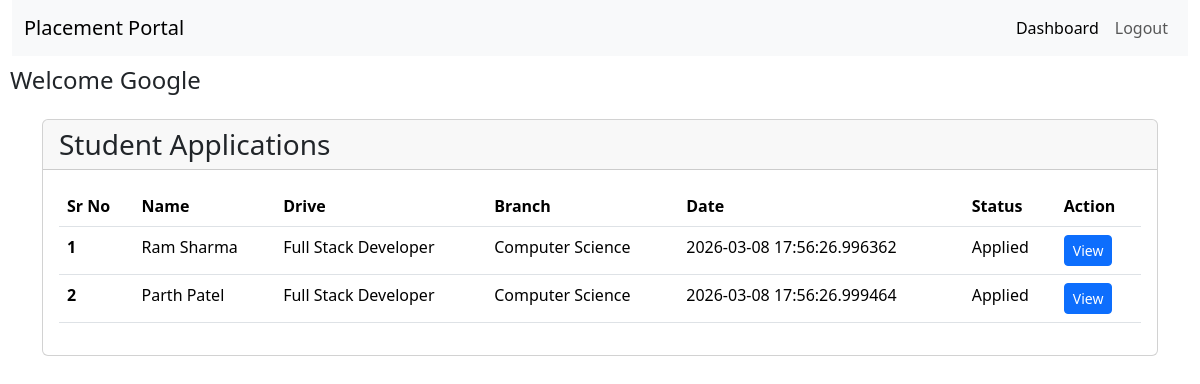
/company/view_applicants (signed in), run on the app's committed database.
### backend/models.py (models this page shows, shortened)
class Company(db.Model, UserMixin):
    __tablename__ = "company"
    company_id = db.Column(db.Integer, primary_key=True, autoincrement=True)
    company_name = db.Column(db.String(100), nullable=False)
    email = db.Column(db.String(120), unique=True, nullable=False)
    password = db.Column(db.String(255), nullable=False)
    hr_contact = db.Column(db.String(15), nullable=False)
    website = db.Column(db.String(200))
    approval_status = db.Column(db.String(20), default="Pending")
    is_active = db.Column(db.Boolean, default=True)
    registered_at = db.Column(db.DateTime, default=datetime.utcnow)
    drives = db.relationship('Placement_Drive', backref='company', lazy=True)
    placements = db.relationship('Placement', backref='company', lazy=True,
                                 foreign_keys='Placement.company_id')

class Application(db.Model):
    __tablename__ = "application"
    application_id = db.Column(db.Integer, primary_key=True, autoincrement=True)
    student_id = db.Column(db.Integer, db.ForeignKey('student.student_id'),
                           nullable=False)
    drive_id = db.Column(db.Integer, db.ForeignKey('drive.drive_id'),
                         nullable=False)
    resume_id = db.Column(db.Integer, db.ForeignKey('resume.id'),
                          nullable=False)
    applied_at = db.Column(db.DateTime, default=datetime.utcnow)
    status = db.Column(db.String(20), default="Applied")
    updated_at = db.Column(db.DateTime, default=datetime.utcnow,
                           onupdate=datetime.utcnow)
    __table_args__ = (
        db.UniqueConstraint('student_id', 'drive_id', name='unique_application'),
    )
    resume = db.relationship('Resume', backref='resume', lazy=True)

class Student(db.Model, UserMixin):
    __tablename__ = "student"
    student_id = db.Column(db.Integer, primary_key=True, autoincrement=True)
    full_name = db.Column(db.String(100), nullable=False)
    email = db.Column(db.String(120), unique=True, nullable=False)
    password = db.Column(db.String(255), nullable=False)
    phone = db.Column(db.String(15), unique=True, nullable=False)
    branch = db.Column(db.String(100), nullable=False)
    institute = db.Column(db.String(150))
    cgpa = db.Column(db.Float)
    grad_year = db.Column(db.Integer)
    is_active = db.Column(db.Boolean, default=True)
    registered_at = db.Column(db.DateTime, default=datetime.utcnow)
    applications = db.relationship('Application', backref='student', lazy=True)
    resume = db.relationship('Resume', backref='student', uselist=False)
    placements = db.relationship('Placement', backref='student', lazy=True,
                                 foreign_keys='Placement.student_id')

class Placement_Drive(db.Model):
    __tablename__ = "drive"
    drive_id = db.Column(db.Integer, primary_key=True, autoincrement=True)
    company_id = db.Column(db.Integer, db.ForeignKey('company.company_id'),
                           nullable=False)
    job_title = db.Column(db.String(150), nullable=False)
    job_description = db.Column(db.Text)
    eligibility = db.Column(db.Text, nullable=False)
    location = db.Column(db.String(100), nullable=False)
    deadline = db.Column(db.DateTime, nullable=False)
    status = db.Column(db.String(20), nullable=False, default="Pending")
    created_at = db.Column(db.DateTime, default=datetime.utcnow)
    salary_range = db.Column(db.String(100))
    required_skills = db.Column(db.Text)
    is_active = db.Column(db.Boolean, default=True)
    applications = db.relationship('Application', backref='drive', lazy=True)

### backend/routes.py (the view)
@app.route("/company/view_applicants")
@login_required
def view_applications():
    if isinstance(current_user, Company):
        drives = Placement_Drive.query.filter_by(
            company_id=current_user.company_id
        ).all()
        drive_ids = [d.drive_id for d in drives]
        applications = Application.query.filter(
            Application.drive_id.in_(drive_ids)
        ).all()
        return render_template("company/view_applicants.html",
                               applications=applications)
    return "You are not Authorized", 403

### app.py (called while the page is built)
def create_app():
    app = Flask(__name__)
    app.config["SQLALCHEMY_DATABASE_URI"] = "sqlite:///mydb.sqlite"
    app.config["SECRET_KEY"] = "mysecretkey"
    db.init_app(app)
    login_manager = LoginManager(app)
    login_manager.login_view = "login"
    @login_manager.user_loader
    def load_user(user_id):
        from backend.models import Admin, Student, Company
        if "-" not in user_id:
            return None
        role, id = user_id.split("-")
        id = int(id)
        if role == "admin":
            return Admin.query.get(id)
        elif role == "student":
            return Student.query.filter_by(student_id=id).first()
        elif role == "company":
            return Company.query.filter_by(company_id=id).first()
        return None
    app.app_context().push()
    return app

### templates/company/view_applicants.html (shortened to what this page needs)
<!DOCTYPE html>
<html lang="en">
<head>
    <link href="https://cdn.jsdelivr.net/npm/bootstrap@5.3.8/dist/css/bootstrap.min.css" rel="stylesheet"
>
</head>
<body>
    <div class="container-fluid">
        <nav class="navbar navbar-expand-lg bg-body-tertiary">
            <div class="container-fluid">
                <a class="navbar-brand" href="/">Placement Portal</a>
                <div class="collapse navbar-collapse" id="navbarSupportedContent">
                    <ul class="navbar-nav mb-2 mb-lg-0 ms-auto">
                        <li class="nav-item">
                            <a class="nav-link active" href="/dashboard/company">Dashboard</a>
                        </li>
                        <li class="nav-item">
                            <a class="nav-link" href="/logout">Logout</a>
                        </li>
                    </ul>
                </div>
            </div>
        </nav>
    </div>
    <h1 style="font-size: 1.5rem; margin: 10px;">Welcome {{ current_user.company_name }}</h1>
    <div class="container mt-4">
        <div class="card mb-4">
            <div class="card-header">
                <h3 class="mb-0">Student Applications</h3>
            </div>
            <div class="card-body">
                <table class="table">
                    <thead>
                        <tr>
                            <th scope="col">Sr No</th>
                            <th scope="col">Name</th>
                            <th scope="col">Drive</th>
                            <th scope="col">Branch</th>
                            <th scope="col">Date</th>
                            <th scope="col">Status</th>
                            <th scope="col">Action</th>
                        </tr>
                    </thead>
                    <tbody>
                        {% for a in applications %}
                        <tr>
                            <th scope="row">{{loop.index }}</th>
                            <td>{{ a.student.full_name }}</td>
                            <td>{{ a.drive.job_title }}</td>
                            <td>{{ a.student.branch }}</td>
                            <td>{{ a.applied_at }}</td>
                            <td>{{ a.status }}</td>
                            <td>
                                <a href="/dashboard/application/{{ a.application_id }}"
                                   class="btn btn-primary btn-sm">View</a>
                            </td>
                        </tr>
                        {% endfor %}
                    </tbody>
                </table>
            </div>
        </div>
    </div>
</body>
</html>

### data on the page
Company: company_name "Google"
Application: student.full_name "Ram Sharma", drive.job_title "Full Stack Developer", student.branch "Computer Science", applied_at "2026-03-08 17:56:26.996362", status "Applied"
Application: student.full_name "Parth Patel", drive.job_title "Full Stack Developer", student.branch "Computer Science", applied_at "2026-03-08 17:56:26.999464", status "Applied"
